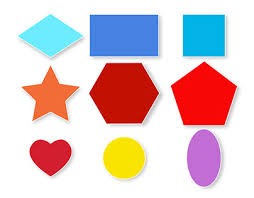
#> input picture MIdterm/3rd part/images.jpeg, 254 x 198 px
$ python -i Aditya_Modi_220071.py   (imports and definitions only)
#> lines starting #> are read from the running program, lines starting #| are printed output that depends on the picture; after the words box and inside, x2 and y2 are one past the last pixel; in counts of white or black regions, pixels touching at a corner belong together
import cv2
import numpy as np

def colour(s):
#> called with s = 'images.jpeg'
    image = cv2.imread(s)
#> image is the input picture: shape (198, 254, 3); mean B, G, R 201.6, 198.9, 221.5
    hsv_image = cv2.cvtColor(image, cv2.COLOR_BGR2HSV)
#> hsv_image: shape (198, 254, 3); mean H, S, V 36.2, 75.5, 243.7
    lower_blue = np.array([90, 100, 100])
    upper_blue = np.array([140, 255, 255])
    blue_mask = cv2.inRange(hsv_image, lower_blue, upper_blue)
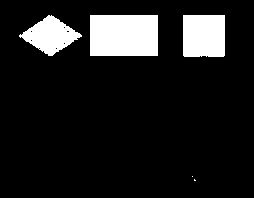
#> blue_mask: shape (198, 254); 11.7% white; 5 white regions (2 under 20 px)
    contours, _ = cv2.findContours(blue_mask, cv2.RETR_EXTERNAL, cv2.CHAIN_APPROX_SIMPLE)
#> contours = 5 contours, 2 with area under 20; largest, box (x1, y1, x2, y2) and area: (90, 15, 158, 56) 2680, (183, 15, 225, 57) 1674, (19, 15, 82, 56) 1286
    image_with_contours = image.copy()
    cv2.drawContours(image_with_contours, contours, -1, (0, 0, 255), 2)
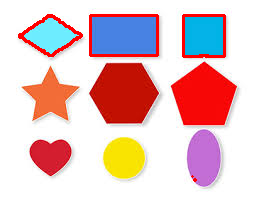
#> image_with_contours: shape (198, 254, 3); 3.36% of pixels changed, all inside (x1, y1, x2, y2) = (18, 14, 226, 182)
    cv2.imshow("Original Image", image)
    cv2.imshow("Detected Blue Shades", image_with_contours)
    cv2.waitKey(0)
    cv2.destroyAllWindows()


# Example usage:
#s = "/Users/akashpaijwar/Documents/Winter Project/CV101/MS/3rd part/images.jpeg"
#colour(s)

>>> result = colour('images.jpeg')
